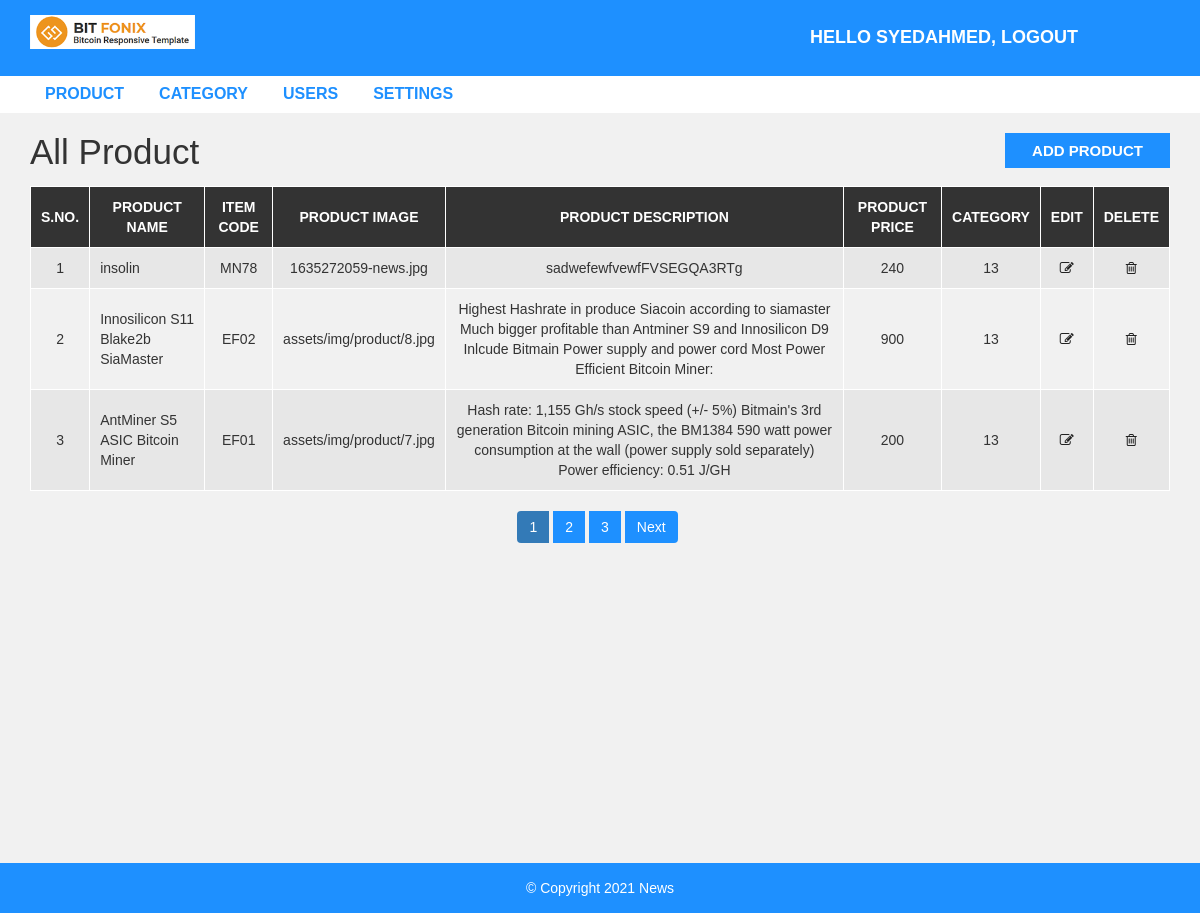
The app's page /Dashboard/pages/product.php (signed in) with its own data.
### tables this page shows
CREATE TABLE `product` (
  `p_id` int(11) NOT NULL,
  `p_name` varchar(50) NOT NULL,
  `p_item_code` varchar(20) NOT NULL,
  `p_image` varchar(1000) NOT NULL,
  `p_description` varchar(200) NOT NULL,
  `p_price` int(11) NOT NULL,
  `c_id` int(11) NOT NULL,
  `author` int(11) NOT NULL
);

### Dashboard/pages/product.php (the view, shortened to what this page needs)
<?php include "header.php"; ?>
  <div id="admin-content">
      <div class="container">
          <div class="row">
              <div class="col-md-10">
                  <h1 class="admin-heading">All Product</h1>
              </div>
              <div class="col-md-2">
                  <a class="add-new" href="addproduct.php">Add Product</a>
              </div>
              <div class="col-md-12">
                <?php
                  include "config.php";
                  $limit = 3;
                  if(isset($_GET['page'])){
                    $page = $_GET['page'];
                  }else{
                    $page = 1;
                  }
                  $offset = ($page - 1) * $limit;
                  if($_SESSION["user_role"] == '1'){
                    $sql = "SELECT product.p_id, product.p_name, product.p_description, product.p_item_code, product.p_image, product.p_price,
                    category.c_Name, product.c_id
                    FROM product
                    LEFT JOIN category
                    ON product.c_id = category.c_id
                    LEFT JOIN admin ON product.author = admin.user_id
                    ORDER BY product.p_id DESC LIMIT {$offset},{$limit}";
                  }
                  $result = mysqli_query($conn, $sql) or die("Query Fail.");
                  if(mysqli_num_rows($result) > 0){
                ?>
                  <table class="content-table">
                      <thead>
                          <th>S.No.</th>
                          <th>Product Name</th>
                          <th>Item Code</th>
                          <th>Product Image</th>
                          <th>Product Description</th>
                          <th>Product Price</th>
                          <th>Category</th>
                          <th>Edit</th>
                          <th>Delete</th>
                      </thead>
                      <tbody>
                        <?php
                        $serial = $offset + 1;
                        while($row = mysqli_fetch_assoc($result)) {?>
                          <tr>
                              <td class='id'><?php echo $serial; ?></td>
                              <td><?php echo $row['p_name']; ?></td>
                              <td><?php echo $row['p_item_code']; ?></td>
                              <td><?php echo $row['p_image']; ?></td>
                              <td><?php echo $row['p_description']; ?></td>
                              <td><?php echo $row['p_price']; ?></td>
                              <td><?php echo $row['c_id']; ?></td>
                              <td class='edit'><a href='updateproduct.php?id=<?php echo $row['p_id']; ?>'><i class='fa fa-edit'></i></a></td>
                              <td class='delete'><a href='deleteproduct.php?id=<?php echo $row['p_id']; ?>&catid=<?php echo $row['c_id']; ?>'><i class='fa fa-trash-o'></i></a></td>
                          </tr>
                          <?php
                          $serial++;
                        } ?>
                      </tbody>
                  </table>
                  <?php
                }else {
                  echo "<h3>No Results Found.</h3>";
                }
                if($_SESSION["user_role"] == '1'){
                  $sql1 = "SELECT * FROM product";
                }elseif($_SESSION["user_role"] == '0'){
                  $sql1 = "SELECT * FROM product
                  WHERE author = {$_SESSION['user_id']}";
                }
                $result1 = mysqli_query($conn, $sql1) or die("Query Failed.");
                if(mysqli_num_rows($result1) > 0){
                  $total_records = mysqli_num_rows($result1);
                  $total_page = ceil($total_records / $limit);
                  echo '<ul class="pagination admin-pagination">';
                  for($i = 1; $i <= $total_page; $i++){
                    if($i == $page){
                      $active = "active";
                    }else{
                      $active = "";
                    }
                    echo '<li class="'.$active.'"><a href="product.php?page='.$i.'">'.$i.'</a></li>';
                  }
                  if($total_page > $page){
                    echo '<li><a href="product.php?page='.($page + 1).'">Next</a></li>';
                  }
                  echo '</ul>';
                }
                  ?>
              </div>
          </div>
      </div>
  </div>
<?php include "footer.php"; ?>

### Dashboard/css/style.css (style rules this page uses)
body { background: #f1f1f1; font-family: sans-serif,arial,Helvetica; }
a, a:hover, a:focus { text-decoration: none; outline: none; }
ul { margin:0; padding:0; list-style:none; }
#admin-content { padding: 20px 0; min-height: 750px; }
#admin-content .admin-heading { font-size: 35px; margin: 0 0 15px; }
#admin-content .add-new { color: #fff; background-color: #1E90FF; font-size: 15px; font-weight: 600; text-align: center; text-transform: uppercase; padding: 7px 10px; display: block; transition: all 0.3s; }
#admin-content .content-table { border: 1px solid #000; width: 100%; margin: 0 0 20px; }
#admin-content .content-table thead { color: #fff; background-color: #333; }
#admin-content .content-table th { padding: 10px; border: 1px solid #fff; font-weight: 600; text-align: center; text-transform: uppercase; }
#admin-content .content-table tbody { color: #333; }
#admin-content .content-table tbody tr { background-color: #e7e7e7; }
#admin-content .content-table tbody tr:nth-child(even) { background-color: transparent; }
#admin-content .content-table tbody td { padding: 10px; border: 1px solid #fff; text-align: center; }
#admin-content .content-table tbody td:nth-child(2) { text-align: left; }
#admin-content .admin-pagination { margin: 0; }
#admin-content .admin-pagination li a { display: block; }
.id, .edit, .delete { text-align:center; }
.pagination { display: block; text-align: center; margin: 0; }
.pagination li { display:inline-block; margin: 0 5px 0 0; }
.pagination li a { border: none; background: #1e90ff; color: #fff; }
i.fa { color:#222; }

### records on screen
product: p_name "insolin", p_item_code "MN78", p_image "1635272059-news.jpg", p_description "sadwefewfvewfFVSEGQA3RTg", p_price "240", c "13"
product: p_name "Innosilicon S11 Blake2b SiaMaster", p_item_code "EF02", p_image "assets/img/product/8.jpg", p_description "Highest Hashrate in produce Siacoin according to siamaster Much bigger profitable than Antminer S9 and Innosilicon D9 Inlcude Bitmain Power supply and power cord Most Power Efficient Bitcoin Miner:", p_price "900", c "13"
product: p_name "AntMiner S5 ASIC Bitcoin Miner", p_item_code "EF01", p_image "assets/img/product/7.jpg", p_description "Hash rate: 1,155 Gh/s stock speed (+/- 5%) Bitmain's 3rd generation Bitcoin mining ASIC, the BM1384 590 watt power consumption at the wall (power supply sold separately) Power efficiency: 0.51 J/GH", p_price "200", c "13"

### other values on screen
$_SESSION["username"] "SYEDAHMED"
